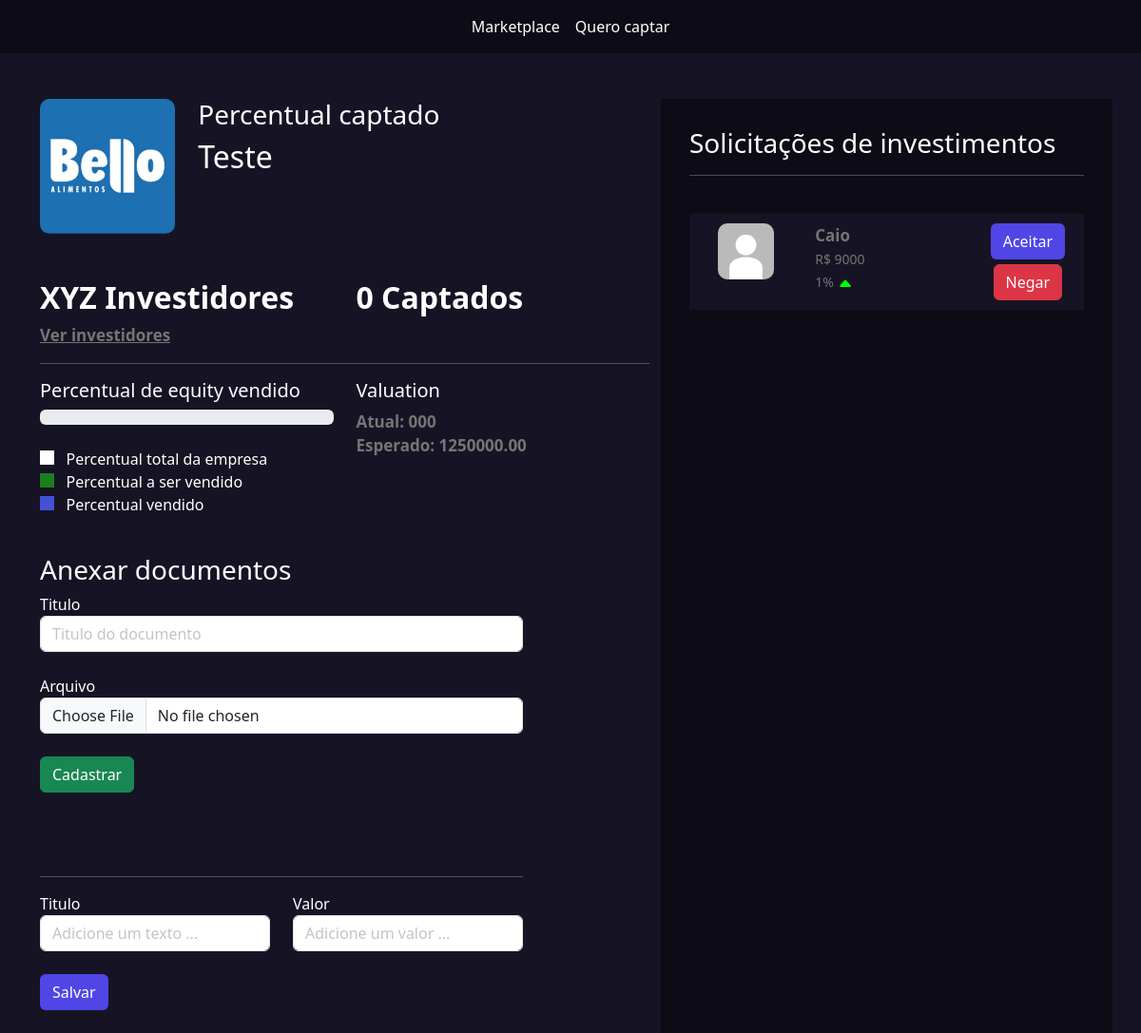
/empresarios/empresas/1/ (signed in), run on an earlier commit of the app's database.
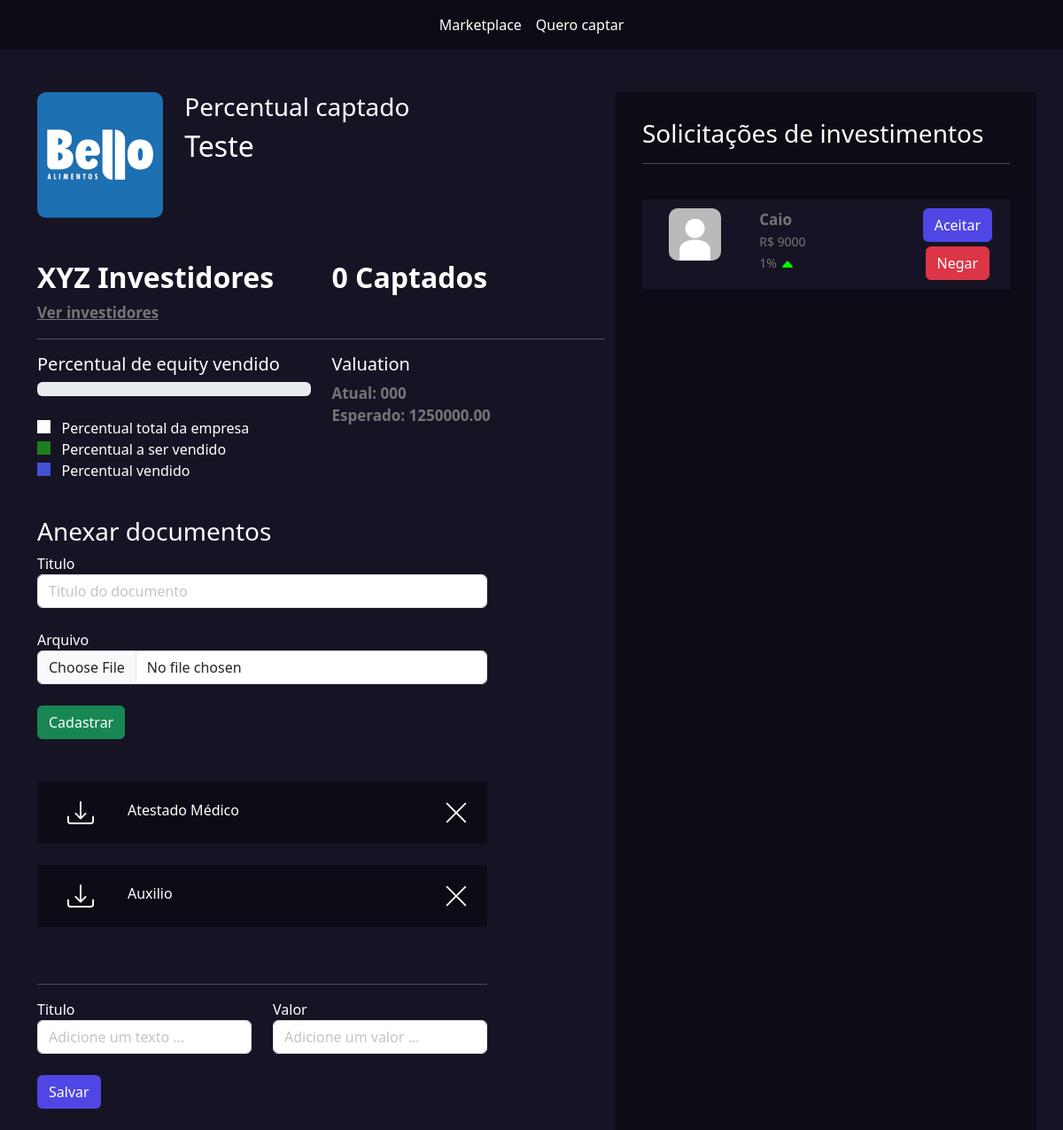
And on a later commit of the database.
### empresarios/models.py (models this page shows, shortened)
class Empresa(models.Model):
    tempo_existencia_choices = (
        ('-6', 'Menos de 6 meses'),
        ('+6', 'Mais de 6 meses'),
        ('+1', 'Mais de 1 ano'),
        ('+5', 'Mais de 5 anos')
    )
    estagio_choices = (
        ('I', 'Tenho apenas uma idea'),
        ('MVP', 'Possuo um MVP'),
        ('MVPP', 'Possuo um MVP com clientes pagantes'),
        ('E', 'Empresa pronta para escalar'),
    )
    area_choices = (
        ('ED', 'Ed-tech'),
        ('FT', 'Fintech'),
        ('AT', 'Agrotech'),
    )
    user = models.ForeignKey(User, on_delete=models.DO_NOTHING)
    nome = models.CharField(max_length=50)
    cnpj = models.CharField(max_length=30)
    site = models.URLField()
    tempo_existencia = models.CharField(
        max_length=2, choices=tempo_existencia_choices, default='-6')
    descricao = models.TextField()
    data_final_captacao = models.DateField()
    percentual_equity = models.IntegerField()  # Percentual esperado
    estagio = models.CharField(
        max_length=4, choices=estagio_choices, default='I')
    area = models.CharField(max_length=3, choices=area_choices)
    publico_alvo = models.CharField(max_length=3)
    valor = models.DecimalField(max_digits=9, decimal_places=2)
    pitch = models.FileField(upload_to='pitchs')
    logo = models.FileField(upload_to='logo')
    @property
    def valuation(self):
        return f'{(100 * self.valor) / self.percentual_equity: .2f}'

class Documento(models.Model):
    empresa = models.ForeignKey(Empresa, on_delete=models.DO_NOTHING)
    titulo = models.CharField(max_length=50)
    arquivo = models.FileField(upload_to='documentos')

### empresarios/views.py (the view)
# urls.py: path('empresas/<int:id>/', views.empresa, name='empresa'),
def empresa(request, id: int):
    empresa = Empresa.objects.get(id=id)
    if not empresa.user == request.user:
        messages.add_message(request, constants.ERROR,
                             'Essa empresa não é sua.')
        return redirect(f'/empresarios/listar_empresas')
    if request.method == 'GET':
        documentos = Documento.objects.filter(empresa=empresa)
        return render(request, 'empresa.html', {'empresa': empresa, 'documentos': documentos})
    elif request.method == 'POST':
        pass

### empresarios/templates/empresa.html (shortened to what this page needs)
{% extends "base.html" %}
{% load static %}
{% block 'head' %}
<link rel="stylesheet" href="{% static 'empresarios/css/listar_empresas.css' %}">
<link rel="stylesheet" href="{% static 'empresarios/css/empresa.css' %}">
<link rel="stylesheet" href="{% static 'usuarios/css/usuarios.css' %}">
{% endblock 'head' %}
{% block 'body' %}
    {% include "partials/barra_navegacao.html" %}
    <br><br>
    <div class="container">
        <div class="row">
            <div class="col-md-7">
                <div class="row">
                    <div class="col-md-3">
                        <img src="{{ empresa.logo.url }}" class="foto-empresa" alt="">
                    </div>
                    <div class="col-md">
                        <h3>Percentual captado</h3>
                        <h2>{{ empresa.nome }}</h2>
                    </div>
                </div>
                <br><br>
                <div class="row">
                    <div class="col-md">
                        <h2 class="titulo2">XYZ Investidores</h2>
                        <a href="#" class="sub-fonte">Ver investidores</a>
                    </div>
                    <div class="col-md">
                        <h2 class="titulo2">0 Captados</h2>
                    </div>
                </div>
                <hr>
                <div class="row">
                    <div class="col-md">
                        <h5>Percentual de equity vendido</h5>
                        <div class="progress">
                        </div>
                        <br>
                        <label class="point-white"></label><span>&nbsp&nbsp Percentual total da empresa</span>
                        <br>
                        <label class="point-green"></label><span>&nbsp&nbsp Percentual a ser vendido</span>
                        <br>
                        <label class="point-blue"></label><span>&nbsp&nbsp Percentual vendido</span>
                    </div>
                    <div class="col-md">
                        <h5>Valuation</h5>
                        <span class="sub-fonte">Atual: 000</span>
                        <br>
                        <span class="sub-fonte">Esperado: {{ empresa.valuation }}</span>
                    </div>
                    <div class="documentos">
                        <h3>Anexar documentos</h3>
                        <form action="{% url 'add_doc' empresa.id %}" method="POST" enctype='multipart/form-data'>
                            <label>Titulo</label>
                            <input type="text" name="titulo" class="form-control" placeholder="Titulo do documento">
                            <br>
                            <label>Arquivo</label>
                            <input type="file" name="arquivo" class="form-control">
                            <br>
                            <input type="submit" class="btn btn-success" value="Cadastrar">
                        </form>
                        <br><br>
                            {% for documento in documentos %}
                            <div class="list_documentos">
                                <div class="row">
                                    <div class="col-md-2" style="text-align: center">
                                        <a href="#">
                                        </a>
                                    </div>
                                    <div class="col-md-6">{{ documento.titulo }}</div>
                                    <div class="col-md-4" style="text-align: right;">
                                        <a href="{{ documento.arquivo.url }}">
                                        </a>
                                    </div>
                                </div>
                            </div>
                            <br>
                            {% endfor %}
                        <br>
                        <hr>
                        <div class="row">
                            <div class="col-md">
                                <form action="#" method="POST">{% csrf_token %}
                                <label>Titulo</label>
                                <input type="text" class="form-control" name="titulo" placeholder="Adicione um texto ...">
                            </div>
                            <div class="col-md">
                                <label>Valor</label>
                                <input type="text" class="form-control" name="valor" placeholder="Adicione um valor ...">
                            </div>
                        </div>
                        <br>
                        <input type="submit" value="Salvar" class="btn btn-indigo-normal">
                        <br><br>
                    </div>
                </div>
            </div>
            <div class="col-md-5 dark-color intereses-investimentos">
                <h3>Solicitações de investimentos</h3>
                <hr>
                <br>
                    <div class="bg-color-dark card-investimento">
                        <div class="row">
                            <div class="col-md">
                                <img src="{% static 'geral/img/foto_perfil.webp' %}" class="foto-perfil" alt="">
                            </div>
                            <div class="col-md-5" style="text-align: left">
                                <span class="sub-fonte">Caio</span>
                                <br>
                                <span class="sub-fonte2">R$ 9000</span>
                                <br>
                                <span class="sub-fonte2">1%
                                    <svg xmlns="http://www.w3.org/2000/svg" width="16" height="16" fill="currentColor" class="bi bi-caret-up-fill" style="color: #00ff00;" viewBox="0 0 16 16">
                                        <path d="m7.247 4.86-4.796 5.481c-.566.647-.106 1.659.753 1.659h9.592a1 1 0 0 0 .753-1.659l-4.796-5.48a1 1 0 0 0-1.506 0z"/>
                                    </svg>
                                </span>
                            </div>
                            <div class="col-md">
                                <a href="#" class="btn btn-indigo-normal">Aceitar</a>
                                <br>
                                <a href="#" style="margin-top: 5px;" class="btn btn-danger">Negar</a>
                            </div>
                        </div>
                    </div>
                    <br>
            </div>
        </div>
    </div>
{% endblock 'body' %}

### templates/base.html (shortened to what this page needs)
{% load static %}
<!doctype html>
<html lang="pt-br">
  <head>
    <link rel="stylesheet" href="{% static 'geral/css/base.css' %}">
    <link href="https://cdn.jsdelivr.net/npm/bootstrap@5.3.3/dist/css/bootstrap.min.css" rel="stylesheet">
    {% block 'head' %}{% endblock 'head' %}
  </head>
  <body>
    {% block 'body' %}{% endblock 'body' %}
  </body>
</html>

### templates/partials/barra_navegacao.html
<nav class="navbar navbar-expand-lg navbar-dark dark-color">
    <div class="container-fluid">
        <div class="collapse navbar-collapse justify-content-center" id="navbarNav">
        <ul class="navbar-nav">
            <li class="nav-item">
	            <a class="nav-link active" aria-current="page" href="">Marketplace</a>
            </li>
            <li class="nav-item">
	            <a class="nav-link active" href="{% url 'cadastrar_empresa' %}">Quero captar</a>
            </li>
        </ul>
        </div>
    </div>
</nav>

### templates/static/geral/css/base.css (style rules this page uses)
:root { --main-color: #161424; --dark-color: #0D0C16; --contrast-color: #4F46E5; }
body { color: white !important; background-color: var(--main-color) !important; }
.bg-color-dark { background-color: var(--main-color); }
.dark-color { background-color: var(--dark-color); color: white !important; }

### templates/static/empresarios/css/empresa.css (style rules this page uses)
.intereses-investimentos { min-height: 80vh; padding: 30px }
.card-investimento { padding: 10px; text-align: center; vertical-align: middle; }
.foto-perfil { width: 60%; border-radius: 10px; }
.foto-empresa { width: 100%; border-radius: 10px; }
.sub-fonte { color:rgb(117, 117, 117); font-size: 17px; font-weight: bold; }
.sub-fonte2 { color:rgb(117, 117, 117); font-size: 14px; }
.titulo2 { font-weight: bold; }
.point-white { width: 15px; height: 15px; background-color: white; }
.point-green { width: 15px; height: 15px; background-color: #1d7e1d; }
.point-blue { width: 15px; height: 15px; background-color: #4351d4; }
.documentos { width: 80%; margin-top: 40px; }
.list_documentos { background-color: var(--dark-color); padding: 20px; }

### templates/static/usuarios/css/usuarios.css (style rules this page uses)
.btn-indigo-normal { background-color: var(--contrast-color); color: white; }

What changed in the data, as far as the page shows it:
added Documento: titulo "Atestado Médico"
added Documento: titulo "Auxilio"
